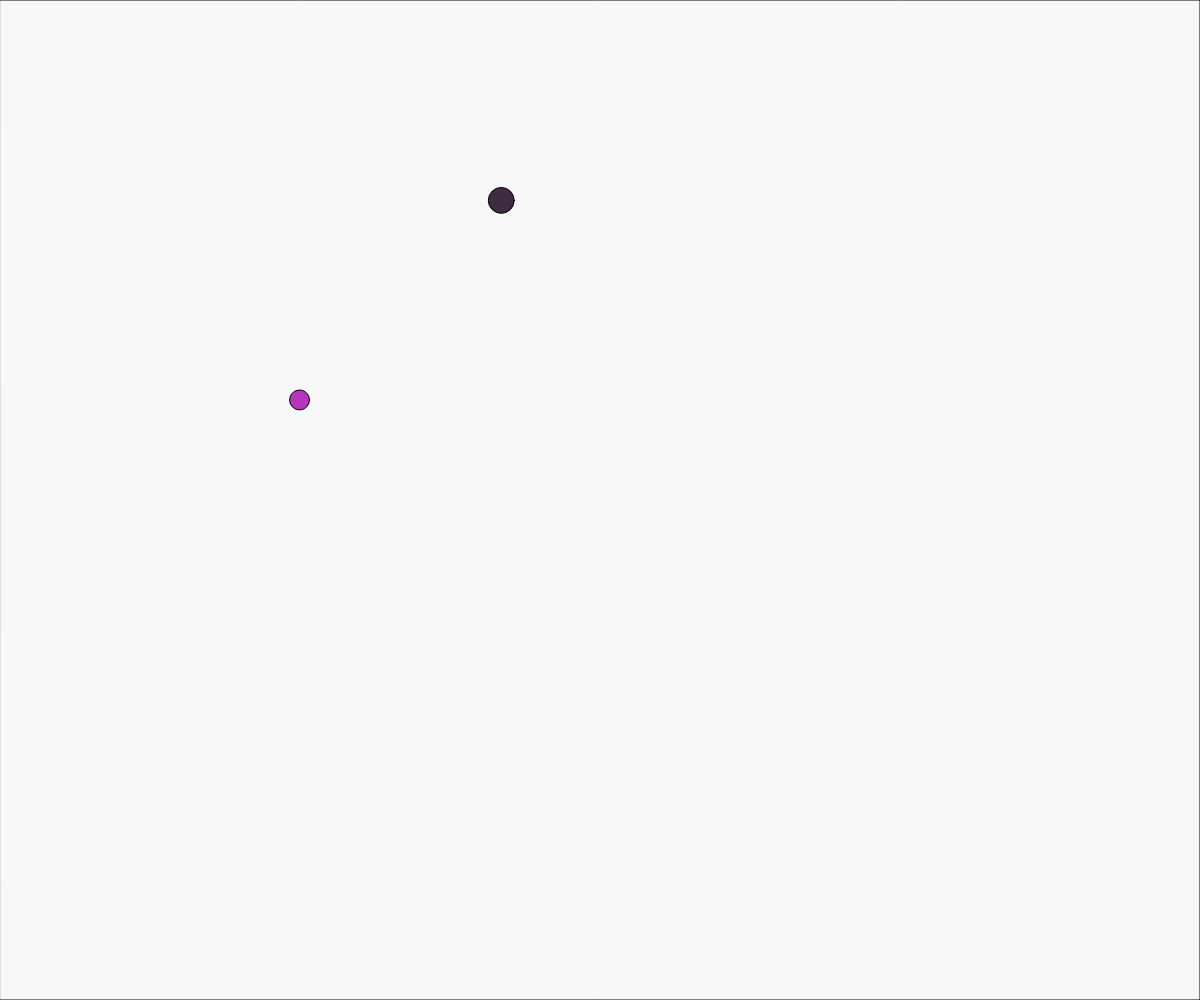
Frame 1 (no input)
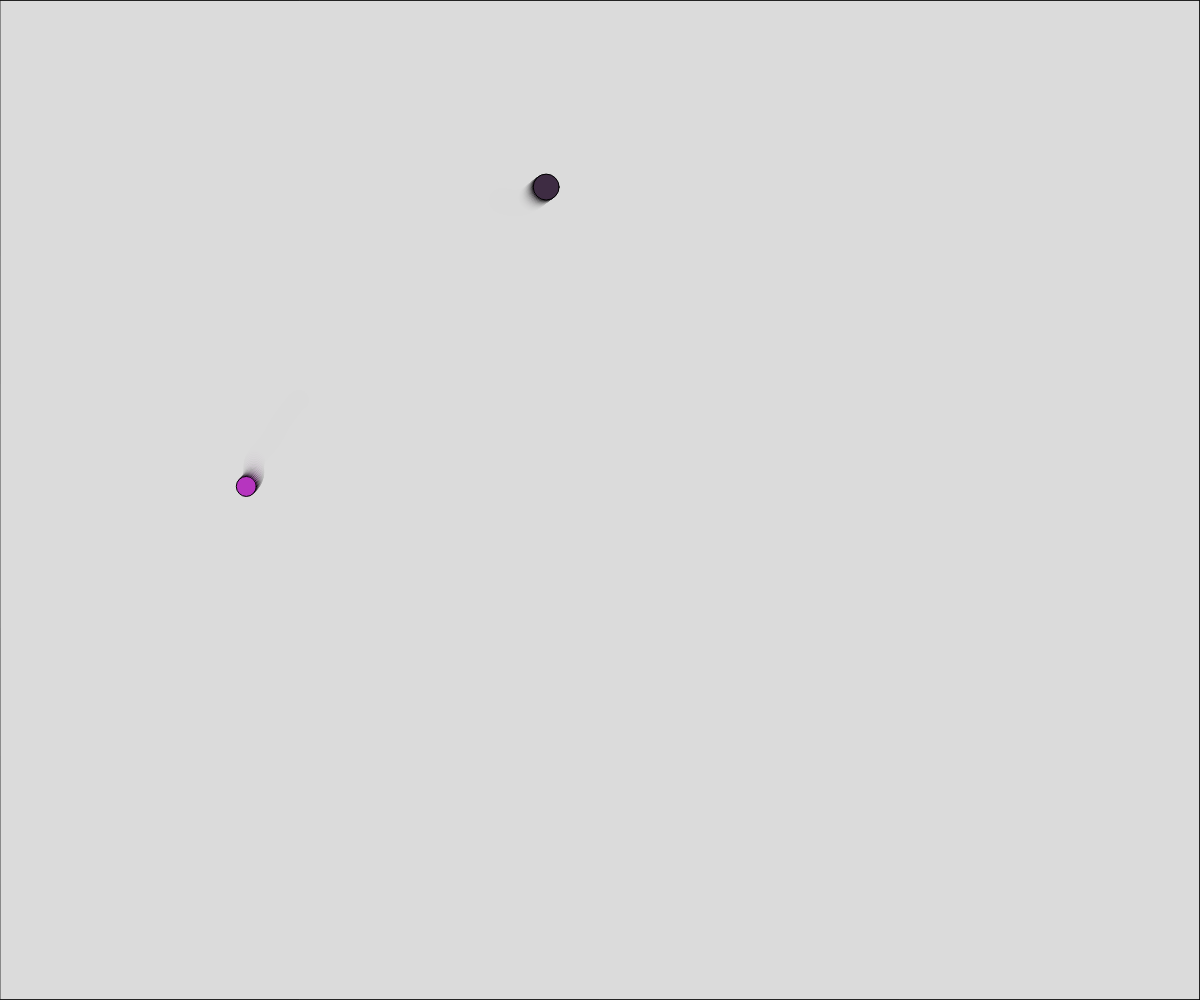
Frame 60 (no input)
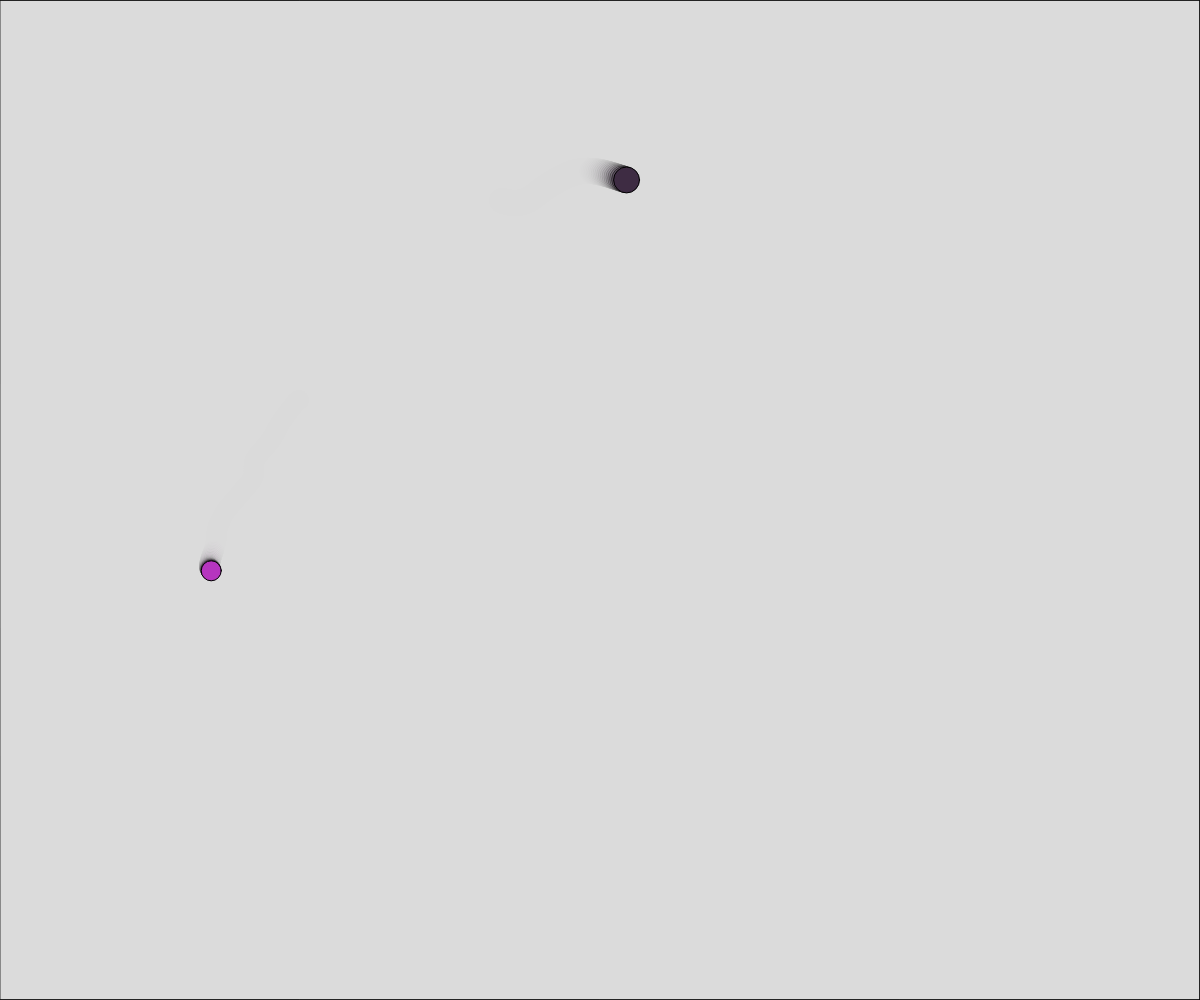
Frame 120 (the mouse pressed at the canvas centre since frame 60)

The p5.js sketch that drew these frames (run headless with seeded random() and noise() and a simulated clock; from frame 60 on, the mouse is pressed at the canvas centre):

// p5.js sketch
// ── sketch.js
// Noise and Objects
// Aamish
// 25 September, 2025

let ball, ball2;

function setup() {
  createCanvas(windowWidth, windowHeight);
  ball = {   //object notation. Inside the brackets
             //set up a bunch of 
             //property:value   pairs
    x: 300,  y: 400,  size: 20,
    c: color(random(255),random(255),random(255)),
    timeX: random(100),  timeY: random(100),
    timeOff: 0.02
  };

  ball2 = {   //object notation. Inside the brackets
             //set up a bunch of 
             //property:value   pairs
    x: 500,  y: 200,  size: random(20, 40),
    c: color(random(255),random(255),random(255)),
    timeX: random(100),  timeY: random(100),
    timeOff: 0.005
  };

}

function draw() {
  // TRICK #1 → comment out background
  // background(50);

  //TRICK #2 → clear background with semi-transparent
  fill(220, 50);
  rect(0, 0, width, height);

  moveBall(ball);
  moveBall(ball2);
}

function moveBall(b){
  //b → Ball type object
  //update position and draw provided ball

  //generate random position change (x and y)
  let dx = noise(b.timeX); //0-1
  dx = map(dx, 0, 1, -5, 5);
  let dy = noise(b.timeY);
  dy = map(dy, 0, 1, -5, 5);

  //advance our noise graph "cursors"
  b.timeX += b.timeOff;   b.timeY += b.timeOff;

  b.x += dx;     b.y += dy;

  if(b.x < 0) b.x += width;
  else if(b.x > width) b.x -= width;

  if(b.y < 0) b.y += height;
  else if(b.y > height) b.y -= height;   
  
  //render the circle
  fill(b.c);
  circle(b.x, b.y, b.size);
}




//scales the scene with the window size dynamcally without having to refresh the page
function windowResized() {
  resizeCanvas(windowWidth, windowHeight);
}
